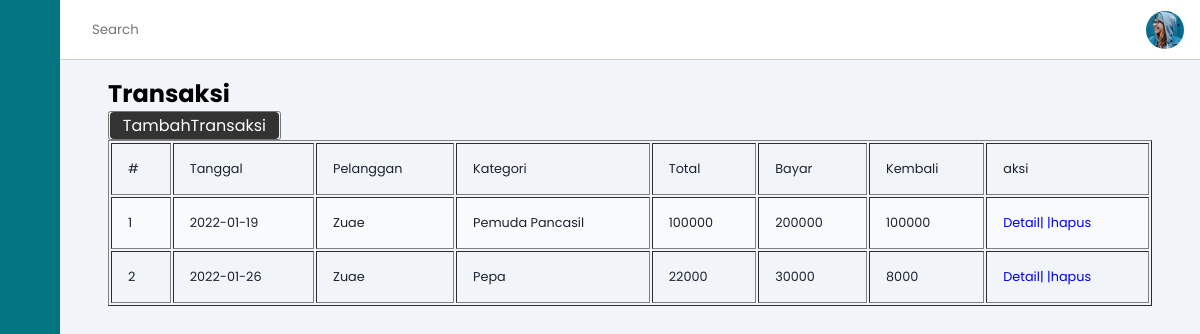
The app's page /frontend/tambahan/dashboard/index.php with its own data.
### tables this page shows
CREATE TABLE `tb_transaksi` (
  `idtransaksi` int(11) NOT NULL,
  `tgltransaksi` date NOT NULL,
  `idpelanggan` varchar(4) NOT NULL,
  `kategoripelanggan` varchar(15) NOT NULL,
  `totalbayar` double DEFAULT NULL,
  `bayar` double DEFAULT NULL,
  `kembali` double DEFAULT NULL
);

CREATE TABLE `tb_pelanggan` (
  `idpelanggan` int(11) NOT NULL,
  `namalengkap` varchar(50) NOT NULL,
  `alamat` varchar(100) NOT NULL,
  `telp` int(15) NOT NULL,
  `usia` int(2) NOT NULL,
  `buktifotoresep` varchar(255) NOT NULL
);

### frontend/tambahan/dashboard/index.php (the view, shortened to what this page needs)
<!DOCTYPE html>
<html lang="en">
<head>
    <link rel="stylesheet" href="https://cdn.jsdelivr.net/gh/lykmapipo/themify-icons@0.1.2/css/themify-icons.css">
    <link rel="stylesheet" href="style.css">
</head>
<body>
    <div class="sidebar">
        <div class="sidebar-header">
        </div>
        <div class="sidebar-menu">
            <ul>
            </ul>
        </div>
    </div>
    <div class="main-content">
        <header>
            <div class="search-wrapper">
                <input type="search" placeholder="Search">
            </div>
            <div class="social-icons">
                <div></div>
            </div>
        </header>
        <main>
        <?php
function readData($result)
{
    $rows = [];
    while ($row = mysqli_fetch_assoc($result)) {
        $rows[] = $row;
    }
    return $rows;
}
$queryTransaksi = "SELECT * FROM tb_transaksi JOIN tb_pelanggan ON tb_transaksi.idpelanggan = tb_pelanggan.idpelanggan";
$resultTransaksi = mysqli_query($conn, $queryTransaksi);
$readTransaksi = readData($resultTransaksi);
?>
<!DOCTYPE html>
<html lang="en">
<head>
</head>
<h2>Transaksi</h2>
<button><a href="Thalamancreate.php" class="btn btn-tambah">TambahTransaksi</a></button>
<table width="100%" border=1>
    <tr>
        <td>#</td>
        <td>Tanggal</td>
        <td>Pelanggan</td>
        <td>Kategori</td>
        <td>Total</td>
        <td>Bayar</td>
        <td>Kembali</td>
        <td>aksi</td>
    </tr>
    <?php $i = 1; ?>
    <?php foreach ($readTransaksi as $row) : ?>
        <tr>
            <td><?= $i++; ?></td>
            <td><?= $row['tgltransaksi'] ?></td>
            <td><?= $row['namalengkap'] ?></td>
            <td><?= $row['kategoripelanggan'] ?></td>
            <td><?= $row['totalbayar'] ?></td>
            <td><?= $row['bayar'] ?></td>
            <td><?= $row['kembali'] ?></td>
            <td>
                <a href="Td.php?id=<?= $row['idtransaksi']; ?>">Detail| </a>
                <a href="Hapus.php?idd=<?= $row['idtransaksi']; ?>">|hapus</a>
            </td>
        </tr>
    <?php endforeach; ?>
</table>
        </main>
    </div>
</body>
</html>

### frontend/tambahan/dashboard/style.css (style rules this page uses)
:root { --main-color: #027581; --color-dark: #1D2231; --text-grey: #8390A2; }
* { font-family: 'Poppins', sans-serif; margin: 0; padding: 0; text-decoration: none; list-style-type: none; box-sizing: border-box; }
.sidebar { height: 100%; width: 240px; position: fixed; left: 0; top: 0; z-index: 100; background: var(--main-color); color: #fff; overflow-y: auto; transition: width 500ms; }
.sidebar-header { display: flex; justify-content: space-between; align-items: center; height: 60px; padding: 0rem 1rem; }
.sidebar-menu { padding: 1rem; }
.main-content { position: relative; margin-left: 240px; transition: margin-left 500ms; }
header { position: fixed; left: 240px; top: 0; z-index: 100; width: calc(100% - 240px); background: #fff; height: 60px; padding: 0rem 1rem; display: flex; align-items: center; justify-content: space-between; border-bottom: 1px solid #ccc; transition: left 500ms; }
.search-wrapper { display: flex; align-items: center; }
.search-wrapper input { border: 0; outline: 0; padding: 1rem; height: 38px; }
.social-icons { display: flex; align-items: center; }
.social-icons span, .social-icons div { margin-left: 1.2rem; }
.social-icons div { height: 38px; width: 38px; background-size: cover; background-repeat: no-repeat; background-image: url(img/1.jpg); border-radius: 50%; }
main { margin-top: 60px; background: #f1f5f9; min-height: 90vh; padding: 1rem 3rem; }
th, td { font-size: .9rem; padding: 1rem 1rem; color: var(--color-dark); }
td { font-size: .8rem; }
tbody tr:nth-child(even) { background: #f9fafc; }
@media only screen and (max-width: 1200px) { .sidebar { width: 60px; z-index: 150; } }
@media only screen and (max-width: 1200px) { .sidebar .sidebar-header, .sidebar li { display: flex; justify-content: center; } }
@media only screen and (max-width: 1200px) { .main-content { margin-left: 60px; } }
@media only screen and (max-width: 1200px) { .main-content header { left: 60px; width: calc(100% - 60px); } }

### frontend/tambahan/dashboard/index.php (style rules this page uses)
.btn { font-size: 1.2em; padding: .1em .8em; cursor: pointer; }
.btn.btn-tambah { background-color: hsl(0, 0%, 20%); border: none; color: white; border-radius: 4px; outline: none; }

### records on screen
tb_transaksi: tgltransaksi "2022-01-19", idpelanggan.namalengkap "Zuae", kategoripelanggan "Pemuda Pancasil", totalbayar "100000", bayar "200000", kembali "100000"
tb_transaksi: tgltransaksi "2022-01-26", idpelanggan.namalengkap "Zuae", kategoripelanggan "Pepa", totalbayar "22000", bayar "30000", kembali "8000"
